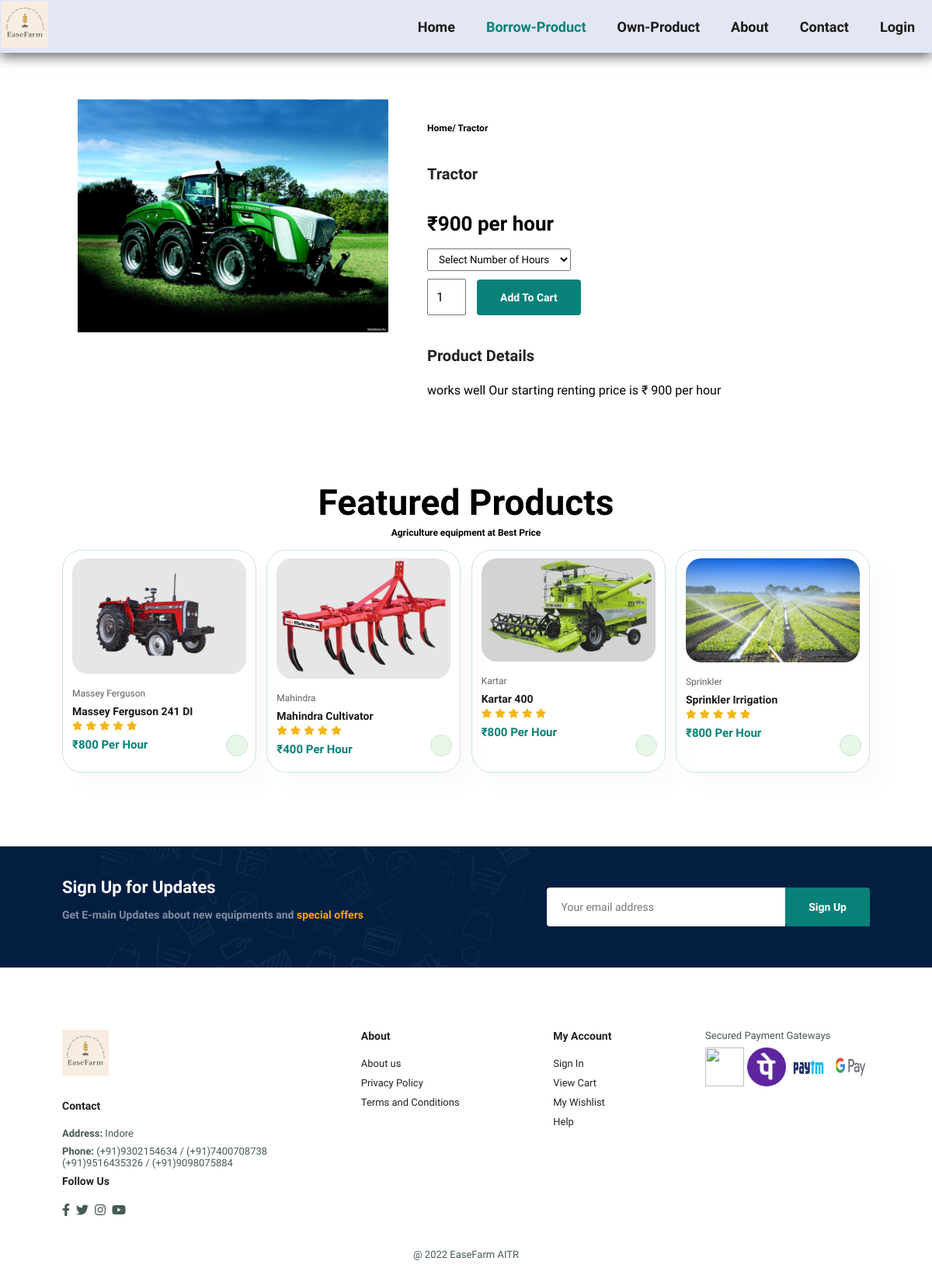
Screenshot of /product_detail/2 with the database file from the repository.
### myApp/models.py (models this page shows, shortened)
class Product(models.Model):
    name_of_owner = models.CharField(max_length=50)
    house_no = models.CharField(max_length=10, default="")
    district = models.CharField(max_length=50, default="")
    city = models.CharField(max_length=50, default="")
    zipcode = models.IntegerField(default="")
    state = models.CharField(choices=STATE_CHOICES, max_length=50, default="")
    phone_no = models.CharField(max_length=10, default="")
    another_phone_no = models.CharField(max_length=10, default="")
    title = models.CharField(max_length=100)
    rent_price = models.IntegerField()
    brand = models.CharField(max_length=100)
    description = models.CharField(max_length=500)
    product_image = models.ImageField(upload_to='productimg')

### myApp/views.py (the view)
# urls.py: path('product_detail/<int:pk>', views.ProductDetailView.as_view(), name='product_detail'),
class ProductDetailView(View):
    def get(self, request, pk):
        product = Product.objects.get(pk=pk)
        return render(request, 'product_detail.html', {'product': product})

### templates/product_detail.html (shortened to what this page needs)
<!DOCTYPE html>
{% load static %}
<html lang="en">
<head>
  <link rel="stylesheet" href="{% static 'css1.css' %}" />
  <link rel="stylesheet" href="https://pro.fontawesome.com/releases/v5.10.0/css/all.css" />
</head>
<body>
<section id="header">
<a href="#"><img src="{% static 'img/logo.png' %}" width = 60 height = 60 class = "logo" alt="" /></a>
<div>
  <ul id="navbar">
    <li> <a  href="/">Home</a></li>
    <li> <a class="active"href="BorrowProduct.html">Borrow-Product</a></li>
    <li> <a href="Become_supplier">Own-Product</a></li>
    <li> <a href="/about">About</a> </li>
    <li> <a href="/contact">Contact</a></li>
     {% if request.user.is_authenticated %}
      <div class="dropdown">
    <button class="dropbtn">{{request.user}}</button>
      <div class="dropdown-content">
        <a href="{% url 'profile' %}">Profile</a>
        <a href="#">Order</a>
        <a href="{% url 'change_password' %}">Change Password</a>
        <a href="{% url 'logout' %}">Logout</a>
      </div>
    </div>
    <li> <a href="#l"><i class="far fa-shopping-bag"></i></a></li>
    {% else %}
    <li><a href="login">Login</a></li>
    {% endif %}
  </ul>
</div>
</section>
<section id = "prodetails" class="section-p1">
  <div class="single-pro-image">
    <img src = "{{product.product_image.url}}" width="100%" id="MainImg" alt="" />
  </div>
  <div class="single-pro-details">
    <h6> Home/ Tractor</h6>
    <h4>{{product.title}}</h4>
    <h2>&#8377;{{product.rent_price}} per hour</h2>
    <select>
      <option>Select Number of Hours</option>
    </select>
    <input type="number" value="1">
    <button class="normal">Add To Cart</button>
    <h4>Product Details</h4>
    <span>{{product.description}}
      Our starting renting price is &#8377; {{product.rent_price}} per hour
    </span>
  </div>
</section>
<section id = "product-1" class="section-p1">
  <h2>Featured Products</h2>
  <h6>Agriculture equipment at Best Price</h6>
  <div class="pro-container">
    <div class="pro">
      <img src="{% static 'img/Products/f-2.png' %}" alt="" />
      <div class="des">
        <span>Massey Ferguson </span>
        <H5>Massey Ferguson 241 DI</H5>
        <div class="star">
          <i class="fas fa-star"></i>
          <i class="fas fa-star"></i>
          <i class="fas fa-star"></i>
          <i class="fas fa-star"></i>
          <i class="fas fa-star"></i>
        </div>
        <h4>&#8377;800 Per Hour </h4>
      </div>
      <a href="#"><i class="fas fa-shopping-cart cart"></i></a>
    </div>
    <div class="pro">
      <img src="{% static 'img/Products/f3.png' %}" alt="" />
      <div class="des">
        <span>Mahindra</span>
        <H5>Mahindra Cultivator</H5>
        <div class="star">
          <i class="fas fa-star"></i>
          <i class="fas fa-star"></i>
          <i class="fas fa-star"></i>
          <i class="fas fa-star"></i>
          <i class="fas fa-star"></i>
        </div>
        <h4>&#8377;400 Per Hour </h4>
      </div>
      <a href="#"><i class="fas fa-shopping-cart cart"></i></a>
    </div>
    <div class="pro">
      <img src="{% static 'img/Products/f-4.jpg' %}" alt="" />
      <div class="des">
        <span>Kartar</span>
        <H5>Kartar 400</H5>
        <div class="star">
          <i class="fas fa-star"></i>
          <i class="fas fa-star"></i>
          <i class="fas fa-star"></i>
          <i class="fas fa-star"></i>
          <i class="fas fa-star"></i>
        </div>
        <h4>&#8377;800 Per Hour </h4>
      </div>
      <a href="#"><i class="fas fa-shopping-cart cart"></i></a>
    </div>
    <div class="pro">
      <img src="{% static 'img/Products/f-5.png' %}" alt="" />
      <div class="des">
        <span>Sprinkler</span>
        <H5>Sprinkler Irrigation</H5>
        <div class="star">
          <i class="fas fa-star"></i>
          <i class="fas fa-star"></i>
          <i class="fas fa-star"></i>
          <i class="fas fa-star"></i>
          <i class="fas fa-star"></i>
        </div>
        <h4>&#8377;800 Per Hour </h4>
      </div>
      <a href="#"><i class="fas fa-shopping-cart cart"></i></a>
    </div>
    </div>
</section>
<section id="newsletter" class="section-p1 section-m1">
  <div class="newstext">
    <h4>Sign Up for Updates</h4>
    <p>Get E-main Updates about new equipments and  <span>special offers</span>
    </p>
  </div>
  <div class="form">
 <input type="text" placeholder="Your email address">
 <button class="normal">Sign Up</button>
  </div>
</section>
<footer class="section-p1">
  <div class="col">
    <img class = "logo" src="{% static 'img/logo.png' %}" width = 60 height = 60 class = "logo"alt="" />
    <h4>Contact</h4>
    <p><strong>Address:</strong> Indore</p>
    <p><strong>Phone:</strong> (+91)9302154634 / (+91)7400708738 <br>
     (+91)9516435326 / (+91)9098075884
    </p>
    <div class="follow">
      <h4>Follow Us</h4>
      <div class="icon">
        <i class="fab fa-facebook-f"></i>
        <i class="fab fa-twitter"></i>
        <i class="fab fa-instagram"></i>
        <i class="fab fa-youtube"></i>
      </div>
    </div>
  </div>
  <div class="col">
    <h4>About</h4>
    <a href="#">About us</a>
    <a href="#">Privacy Policy</a>
    <a href="#">Terms and Conditions</a>
  </div>
  <div class="col">
    <h4>My Account</h4>
    <a href="#">Sign In</a>
    <a href="#">View Cart</a>
    <a href="#">My Wishlist</a>
    <a href="#">Help</a>
  </div>
  <div class="col-install">
    <p>Secured Payment Gateways</p>
    <img src="{% static 'img/payment/upi.png' %}" width = 50 height = 50  alt="" />
    <img src="{% static 'img/Payment/phonepe.png' %}" width = 50 height = 50  alt="" />
    <img src="{% static 'img/Payment/paytm.png' %}" width = 50 height = 50  alt="" />
    <img src="{% static 'img/Payment/Google-pay.png' %}" width = 50 height = 50  alt="" />
  </div>
  <div class="copyright">
    <p>@ 2022 EaseFarm AITR</p>
  </div>
</footer>
</body>
</html>

### static/css1.css (style rules this page uses)
* { padding: 0; margin: 0; box-sizing: border-box; font-family: 'Spartan', sans-serif; }
h2 { font-size: 46px; line-height: 64px; }
h4 { font-size: 20px; color:#222; }
h6 { font-weight: 700; font-size: 12px; }
p { font-size: 16px; color: #465b52; margin: 15px 0 20px 0; }
.section-p1 { padding: 40px 80px; }
.section-m1 { margin: 40px 0; }
body { width: 100%; }
button.normal { font-size: 14px; font-weight: 600; padding: 15px 30px; color:#000; background-color: #fff; border-radius: 4px; cursor: pointer; border: none; outline: none; transition: 0.2s; }
#header { display: flex; align-items: center; justify-content: space-between; padding: 2px 2px; background: #E3E6F3; box-shadow: 0px 5px 15px rgba(0,0,0,0.6); z-index: 999; position: sticky; top: 0; left: 0; }
#navbar { display: flex; align-items: center; justify-content: space-between; }
#navbar li { list-style: none; padding: 0px 20px; position: relative; }
#navbar li a { text-decoration: none; font-size: 18px; font-weight: 600; color: #1a1a1a; transition: 0.3s ease; }
#navbar li a:hover, #navbar li a.active { color: #088178; }
#product-1 { background: white; text-align: center; }
#product-1 .pro-container { display: flex; justify-content: space-between; padding-top: 20; flex-wrap: wrap; }
#product-1 .pro { width: 23%; min-width: 250px; padding: 10px 12px; border: 0.1px solid #cce7d0; border-radius: 25px; cursor: pointer; box-shadow: 20px 20px 30px rgba(0,0,0, 0.02); margin: 15px 0; transition: 0.2s ease; position: relative; }
#product-1 .pro img { width: 100%; border-radius: 20px; }
#product-1 .pro .des { text-align: start; padding: 10px 0; }
#product-1 .pro .des span { color: #606063; font-size: 12px; }
#product-1 .pro .des h5 { padding-top: 7px; color: #1a1a1a; font-size: 14px; }
#product-1 .pro .des i { font-size: 12px; color: #f3b519; }
#product-1 .pro .des h4 { padding-top: 7px; font-size: 15px; font-weight: 700; color: #088178; }
#product-1 .pro .cart { width: 28px; height: 28px; line-height: 40px; border-radius: 50px; background-color: #e8f6ea; font-weight: 500; color: #088178; border: 1px solid #cce7d0; position: absolute; bottom: 20px; right: 10px; }
#newsletter { display: flex; align-items: center; flex-wrap: wrap; justify-content: space-between; background-image: url("img/banner/b14.png"); background-repeat: no-repeat; background-position: 20% 30%; background-color: #041e42; }
#newsletter h4 { font-size: 22px; font-weight: 700; color: #fff; }
#newsletter p { font-size: 14px; font-weight: 600; color: #818ea0; }
#newsletter p span { color: orange; }
#newsletter .form { display: flex; width: 40%; }
#newsletter input { height: 3.125rem; padding: 0 1.25em; font-size: 14px; width: 100%; border: 1px solid transparent; border-radius: 4px; outline: none; border-top-right-radius: 0; border-bottom-right-radius: 0; }
#newsletter button { background-color: #088178; color: #fff; white-space: nowrap; border-top-left-radius: 0; border-bottom-right-radius: 0; }
footer { display: flex; flex-wrap: wrap; justify-content: space-between; }
footer .col { display: flex; flex-direction: column; align-items: flex-start; margin-bottom: 20px; }
footer .logo { margin-bottom: 30px; }
footer h4 { font-size: 14px; padding-bottom: 20px; }
footer p { font-size: 13px; margin: 0 0 8px 0; }
footer a { font-size: 13px; text-decoration: none; color: #222; margin-bottom: 10px; }
footer .follow { margin-bottom: 20px; }
footer .follow i { color: #465b52; padding-right: 4px; cursor: pointer; }
footer .copyright { width: 100%; text-align: center; }
#prodetails { display: flex; margin: 20px; }
#prodetails .single-pro-image { width: 40%; margin-right: 50px; }
#prodetails .single-pro-details { width: 50%; padding-top: 30px }
#prodetails .single-pro-details h4 { padding: 40px 0px 20px 0; }
#prodetails .single-pro-details h2 { font-size: 26px; }
#prodetails .single-pro-details select { display: block; padding: 5px 10px; margin-bottom: 10px; }
#prodetails .single-pro-details input { width: 50px; height: 47px; padding-left: 10px; font-size: 16px; margin-right: 10px; }
#prodetails .single-pro-details button { color:#fff; background-color: #088178; }
#prodetails .single-pro-details span { line-height: 25px; }

### rows the page displays
Product: product_image (picture), title "Tractor", rent_price "900", description "works well"
